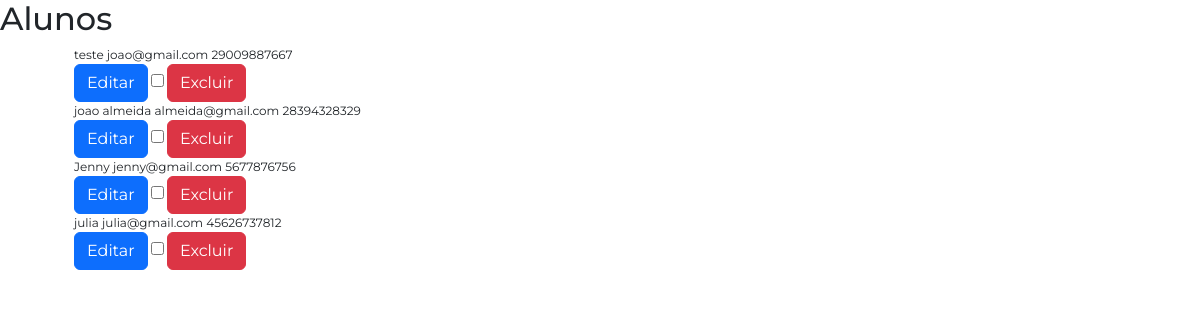
The app's page /alunos/listar/ (signed in), older data.
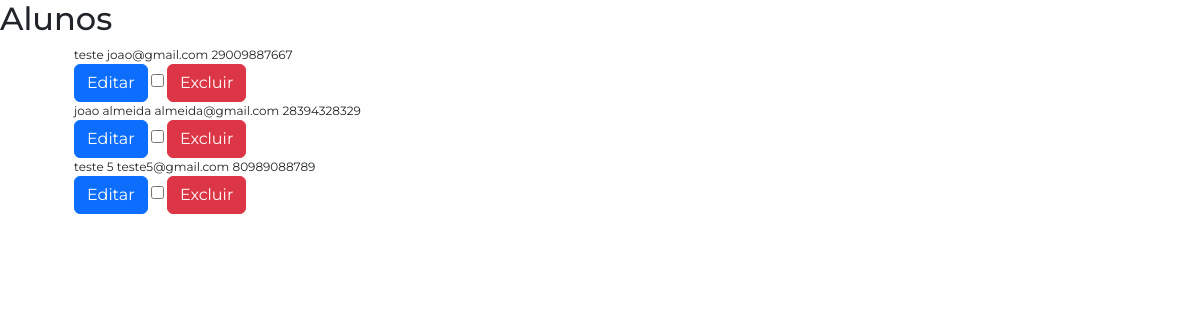
The same page, newer data.
### app/models.py (models this page shows, shortened)
class Aluno(db.Model):
    __tablename__ = 'alunos'
    id = db.Column(db.Integer, primary_key=True)
    nome = db.Column(db.String(100), nullable=True)
    email = db.Column(db.String(120), unique=True, nullable=True)
    data_cadastro = db.Column(db.DateTime, default=datetime.utcnow)
    telefone = db.Column(db.String(20), nullable=True)
    data_nascimento = db.Column(db.Date, nullable=True)
    cpf = db.Column(db.String(14), unique=True, nullable=True)
    ativo = db.Column(db.Boolean, default=True)
    plano_id = db.Column(db.Integer, db.ForeignKey('planos.id'), nullable=True)
    plano = db.relationship('Plano', backref='alunos', lazy=True)

### app/blueprints/alunos/routes.py (the view)
@alunos_blueprint.route('/listar/')
@login_required
def listarAlunos():
    alunos = Aluno.query.all()
    return render_template('aluno-lista.html', alunos=alunos)

### app/models.py (called while the page is built)
@login_manager.user_loader
def load_user(user_id):
    return User.query.get(user_id)

### app/blueprints/alunos/templates/aluno-lista.html (shortened to what this page needs)
{% extends 'base.html' %}
{% block content %}
<h2 class="Titulo">Alunos</h2>
<div class="container">
    <ul>
        {% if alunos %}
        {% for aluno in alunos %}
        <li>
            <span>{{ aluno.nome }}</span>
            <span>{{ aluno.email }}</span>
            <span>{{ aluno.cpf }}</span>
            <div class="acoes">
                <a href="{{ url_for('alunos.editarAluno', aluno_id=aluno.id)}}" class="btn btn-primary">Editar</a>
                <input type="checkbox" class="checkbox-plano" name="selected" value="{{ aluno.id }}">
                <form action="{{ url_for('alunos.excluirAluno', aluno_id=aluno.id) }}" method="POST"
                    style="display:inline;">
                    <button type="submit" class="btn btn-danger"
                        onclick="return confirm('Tem certeza que deseja excluir este aluno?');">Excluir</button>
                </form>
            </div>
        </li>
        {% endfor %}
        {% else %}
        <li><span>Nenhum aluno cadastrado</span></li>
        {% endif %}
    </ul>
</div>
{% endblock %}

### app/templates/base.html (shortened to what this page needs)
<!DOCTYPE html>
<html lang="pt-br
<head>
    <meta charset="UTF-8">
    <link rel="stylesheet" href="{{ url_for('static', filename='css/reset.css') }}">
    <link href="https://cdn.jsdelivr.net/npm/bootstrap@5.3.8/dist/css/bootstrap.min.css" rel="stylesheet">
    <link rel="stylesheet" href="{{ url_for('static', filename='css/style.css') }}">
</head>
<body>
    <section class="container-fluid mt-4">
        {% block content %} {% endblock %}
    </section>
</body>
</html>

### app/static/css/style.css (style rules this page uses)
:root { --cor-de-fundo: #FFFFFF; --cor-principal: #002f52; --cor-titulo: #ebecee; --azul: #0088FF; --amarelo: #FFCC00; --vermelho: #FF2227; --verde: #34C759; --roxo: #CB30E0; --fonte-principal: "Montserrat", sans-serif; --fonte-secundaria: "Josefin Sans"; }
body { margin: 0 !important; padding: 0 !important; background-color: var(--cor-de-fundo); font-family: var(--fonte-principal); font-size: 12px; font-weight: 400; }

### app/static/css/cabecalho.css (style rules this page uses)
section.container-fluid.mt-4 { margin-top: 0 !important; }
section.container-fluid { padding-left: 0 !important; padding-right: 0 !important; }

Row changes from the older to the newer data that the page shows:
removed Aluno: nome "julia", email "julia@gmail.com", cpf "45626737812"
changed Aluno: nome "Jenny" → "teste 5"; email "jenny@gmail.com" → "teste5@gmail.com"; cpf "5677876756" → "80989088789"
